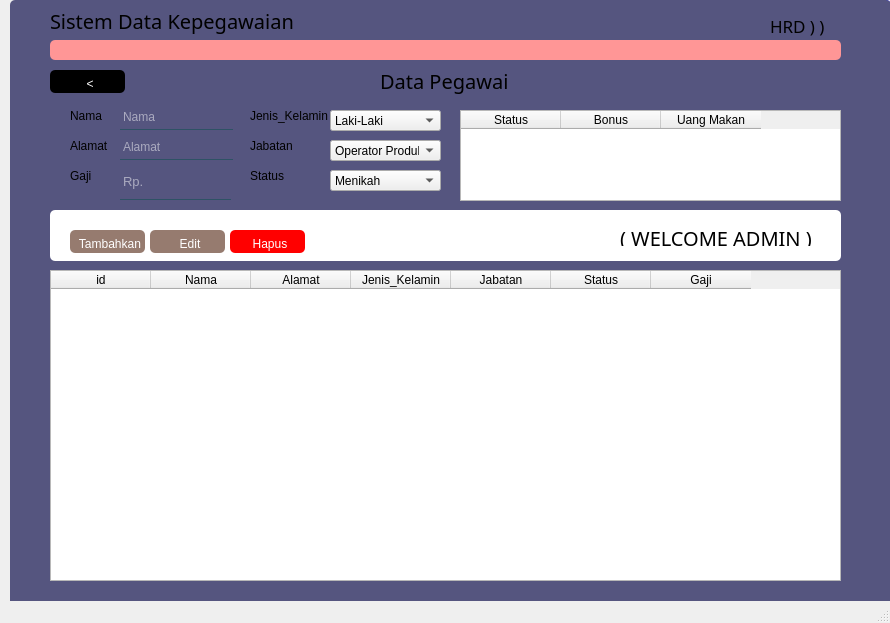
<?xml version="1.0" encoding="UTF-8"?>
<ui version="4.0">
 <class>MainWindow</class>
 <widget class="QMainWindow" name="MainWindow">
  <property name="geometry">
   <rect>
    <x>0</x>
    <y>0</y>
    <width>890</width>
    <height>623</height>
   </rect>
  </property>
  <property name="windowTitle">
   <string>MainWindow</string>
  </property>
  <widget class="QWidget" name="centralwidget">
   <widget class="QLabel" name="label">
    <property name="geometry">
     <rect>
      <x>380</x>
      <y>20</y>
      <width>381</width>
      <height>121</height>
     </rect>
    </property>
    <property name="font">
     <font>
      <family>OCR A Extended</family>
      <pointsize>15</pointsize>
      <weight>50</weight>
      <italic>false</italic>
      <bold>false</bold>
      <underline>false</underline>
     </font>
    </property>
    <property name="text">
     <string>Data Pegawai</string>
    </property>
   </widget>
   <widget class="QTableWidget" name="tableWidget">
    <property name="geometry">
     <rect>
      <x>50</x>
      <y>270</y>
      <width>791</width>
      <height>311</height>
     </rect>
    </property>
    <property name="font">
     <font>
      <weight>50</weight>
      <bold>false</bold>
     </font>
    </property>
    <property name="autoFillBackground">
     <bool>false</bool>
    </property>
    <property name="styleSheet">
     <string notr="true">backgorund-color:black;</string>
    </property>
    <column>
     <property name="text">
      <string>id</string>
     </property>
    </column>
    <column>
     <property name="text">
      <string>Nama</string>
     </property>
    </column>
    <column>
     <property name="text">
      <string>Alamat</string>
     </property>
    </column>
    <column>
     <property name="text">
      <string>Jenis_Kelamin</string>
     </property>
    </column>
    <column>
     <property name="text">
      <string>Jabatan</string>
     </property>
    </column>
    <column>
     <property name="text">
      <string>Status</string>
     </property>
    </column>
    <column>
     <property name="text">
      <string>Gaji</string>
     </property>
    </column>
   </widget>
   <widget class="QPushButton" name="pushButton">
    <property name="geometry">
     <rect>
      <x>70</x>
      <y>230</y>
      <width>75</width>
      <height>23</height>
     </rect>
    </property>
    <property name="font">
     <font>
      <weight>50</weight>
      <bold>false</bold>
     </font>
    </property>
    <property name="styleSheet">
     <string notr="true">background-color: qlinergradient(spread:pad, x1:0, y1:0, 505682, x2:1, y2:0.477, stop:0 rgba(11, 131, 120, 219), stop:1 rgba(85,98,112,226));
color : rgb(255, 255, 255);
border-radius:5px;

background-color: qlinergradient(spread:pad, x1:0, y1:0, 505682, x2:1, y2:0.477, stop:0 rgba(11, 123, 111, 219), stop:1 rgba(85,81,84,226));

padding-left:5px;
padding-top:5px;
background-color:rgba(150, 123, 111, 255);
</string>
    </property>
    <property name="text">
     <string>Tambahkan</string>
    </property>
    <property name="icon">
     <iconset>
      <normaloff>../../../asus/OneDrive/Gambar/UTS pak opan/tambah-removebg-preview.png</normaloff>../../../asus/OneDrive/Gambar/UTS pak opan/tambah-removebg-preview.png</iconset>
    </property>
   </widget>
   <widget class="QLabel" name="label_2">
    <property name="geometry">
     <rect>
      <x>70</x>
      <y>100</y>
      <width>81</width>
      <height>31</height>
     </rect>
    </property>
    <property name="font">
     <font>
      <weight>50</weight>
      <bold>false</bold>
     </font>
    </property>
    <property name="text">
     <string>Nama</string>
    </property>
   </widget>
   <widget class="QLineEdit" name="lineEdit_2">
    <property name="geometry">
     <rect>
      <x>120</x>
      <y>140</y>
      <width>113</width>
      <height>20</height>
     </rect>
    </property>
    <property name="styleSheet">
     <string notr="true">background-color:rgba(0, 0, 0, 0);
border:1px solid rgba(0, 0, 0, 0);
border-bottom-color:rgba(46, 82, 101, 255);
color:rgba(255, 255, 255);
padding-bottom:7px;</string>
    </property>
    <property name="placeholderText">
     <string>Alamat</string>
    </property>
   </widget>
   <widget class="QLabel" name="label_4">
    <property name="geometry">
     <rect>
      <x>70</x>
      <y>130</y>
      <width>81</width>
      <height>31</height>
     </rect>
    </property>
    <property name="font">
     <font>
      <weight>50</weight>
      <bold>false</bold>
     </font>
    </property>
    <property name="text">
     <string>Alamat</string>
    </property>
   </widget>
   <widget class="QLineEdit" name="lineEdit_3">
    <property name="geometry">
     <rect>
      <x>120</x>
      <y>110</y>
      <width>113</width>
      <height>20</height>
     </rect>
    </property>
    <property name="styleSheet">
     <string notr="true">background-color:rgba(0, 0, 0, 0);
border:1px solid rgba(0, 0, 0, 0);
border-bottom-color:rgba(46, 82, 101, 255);
color:rgba(255, 255, 255);
padding-bottom:7px;</string>
    </property>
    <property name="placeholderText">
     <string>Nama</string>
    </property>
   </widget>
   <widget class="QLabel" name="label_5">
    <property name="geometry">
     <rect>
      <x>250</x>
      <y>100</y>
      <width>81</width>
      <height>31</height>
     </rect>
    </property>
    <property name="text">
     <string>Jenis_Kelamin</string>
    </property>
   </widget>
   <widget class="QPushButton" name="pushButton_2">
    <property name="geometry">
     <rect>
      <x>230</x>
      <y>230</y>
      <width>75</width>
      <height>23</height>
     </rect>
    </property>
    <property name="styleSheet">
     <string notr="true">background-color: qlinergradient(spread:pad, x1:0, y1:0, 505682, x2:1, y2:0.477, stop:0 rgba(11, 131, 120, 219), stop:1 rgba(85,98,112,226));
color : rgb(255, 255, 255);
border-radius:5px;

background-color: qlinergradient(spread:pad, x1:0, y1:0, 505682, x2:1, y2:0.477, stop:0 rgba(11, 123, 111, 219), stop:1 rgba(85,81,84,226));

padding-left:5px;
padding-top:5px;
background-color:red;
</string>
    </property>
    <property name="text">
     <string>Hapus</string>
    </property>
    <property name="icon">
     <iconset>
      <normaloff>../../../asus/OneDrive/Gambar/UTS pak opan/sampah-removebg-preview.png</normaloff>../../../asus/OneDrive/Gambar/UTS pak opan/sampah-removebg-preview.png</iconset>
    </property>
   </widget>
   <widget class="QPushButton" name="pushButton_3">
    <property name="geometry">
     <rect>
      <x>150</x>
      <y>230</y>
      <width>75</width>
      <height>23</height>
     </rect>
    </property>
    <property name="font">
     <font>
      <weight>50</weight>
      <bold>false</bold>
     </font>
    </property>
    <property name="styleSheet">
     <string notr="true">background-color: qlinergradient(spread:pad, x1:0, y1:0, 505682, x2:1, y2:0.477, stop:0 rgba(11, 131, 120, 219), stop:1 rgba(85,98,112,226));
color : rgb(255, 255, 255);
border-radius:5px;

background-color: qlinergradient(spread:pad, x1:0, y1:0, 505682, x2:1, y2:0.477, stop:0 rgba(11, 123, 111, 219), stop:1 rgba(85,81,84,226));

padding-left:5px;
padding-top:5px;
background-color:rgba(150, 123, 111, 255);
</string>
    </property>
    <property name="text">
     <string>Edit</string>
    </property>
    <property name="icon">
     <iconset>
      <normaloff>../../../asus/OneDrive/Gambar/UTS pak opan/edit-removebg-preview.png</normaloff>../../../asus/OneDrive/Gambar/UTS pak opan/edit-removebg-preview.png</iconset>
    </property>
   </widget>
   <widget class="QLabel" name="label_6">
    <property name="geometry">
     <rect>
      <x>250</x>
      <y>130</y>
      <width>81</width>
      <height>31</height>
     </rect>
    </property>
    <property name="text">
     <string>Jabatan</string>
    </property>
   </widget>
   <widget class="QComboBox" name="comboBox">
    <property name="geometry">
     <rect>
      <x>330</x>
      <y>110</y>
      <width>111</width>
      <height>21</height>
     </rect>
    </property>
    <property name="styleSheet">
     <string notr="true"/>
    </property>
    <item>
     <property name="text">
      <string>Laki-Laki</string>
     </property>
    </item>
    <item>
     <property name="text">
      <string>Perempuan</string>
     </property>
    </item>
   </widget>
   <widget class="QLabel" name="label_9">
    <property name="geometry">
     <rect>
      <x>-70</x>
      <y>670</y>
      <width>1051</width>
      <height>661</height>
     </rect>
    </property>
    <property name="text">
     <string/>
    </property>
    <property name="pixmap">
     <pixmap>../../../asus/Downloads/WhatsApp_Image_2024-04-25_at_12.57.12_c3b880b1-removebg-preview.png</pixmap>
    </property>
    <property name="scaledContents">
     <bool>true</bool>
    </property>
   </widget>
   <widget class="QComboBox" name="comboBox_2">
    <property name="geometry">
     <rect>
      <x>330</x>
      <y>140</y>
      <width>111</width>
      <height>21</height>
     </rect>
    </property>
    <item>
     <property name="text">
      <string>Operator Produksi</string>
     </property>
    </item>
    <item>
     <property name="text">
      <string>Leader Produksi</string>
     </property>
    </item>
    <item>
     <property name="text">
      <string>Administrasi</string>
     </property>
    </item>
    <item>
     <property name="text">
      <string>Front Office</string>
     </property>
    </item>
    <item>
     <property name="text">
      <string>IT Support</string>
     </property>
    </item>
    <item>
     <property name="text">
      <string>Admin IT</string>
     </property>
    </item>
    <item>
     <property name="text">
      <string>Gudang</string>
     </property>
    </item>
    <item>
     <property name="text">
      <string/>
     </property>
    </item>
   </widget>
   <widget class="QLabel" name="label_7">
    <property name="geometry">
     <rect>
      <x>250</x>
      <y>160</y>
      <width>81</width>
      <height>31</height>
     </rect>
    </property>
    <property name="text">
     <string>Status</string>
    </property>
   </widget>
   <widget class="QComboBox" name="comboBox_4">
    <property name="geometry">
     <rect>
      <x>330</x>
      <y>170</y>
      <width>111</width>
      <height>21</height>
     </rect>
    </property>
    <item>
     <property name="text">
      <string>Menikah</string>
     </property>
    </item>
    <item>
     <property name="text">
      <string>Lajang</string>
     </property>
    </item>
    <item>
     <property name="text">
      <string>Cerai</string>
     </property>
    </item>
   </widget>
   <widget class="QTableWidget" name="tableWidget_2">
    <property name="geometry">
     <rect>
      <x>460</x>
      <y>110</y>
      <width>381</width>
      <height>91</height>
     </rect>
    </property>
    <column>
     <property name="text">
      <string>Status</string>
     </property>
    </column>
    <column>
     <property name="text">
      <string>Bonus</string>
     </property>
    </column>
    <column>
     <property name="text">
      <string>Uang Makan</string>
     </property>
    </column>
   </widget>
   <widget class="QLabel" name="label_10">
    <property name="geometry">
     <rect>
      <x>70</x>
      <y>160</y>
      <width>81</width>
      <height>31</height>
     </rect>
    </property>
    <property name="text">
     <string>Gaji</string>
    </property>
   </widget>
   <widget class="QPushButton" name="pushButton_4">
    <property name="geometry">
     <rect>
      <x>50</x>
      <y>70</y>
      <width>75</width>
      <height>23</height>
     </rect>
    </property>
    <property name="styleSheet">
     <string notr="true">background-color: qlinergradient(spread:pad, x1:0, y1:0, 505682, x2:1, y2:0.477, stop:0 rgba(11, 131, 120, 219), stop:1 rgba(85,98,112,226));
color : rgb(255, 255, 255);
border-radius:5px;

background-color: qlinergradient(spread:pad, x1:0, y1:0, 505682, x2:1, y2:0.477, stop:0 rgba(11, 123, 111, 219), stop:1 rgba(85,81,84,226));

padding-left:5px;
padding-top:5px;
background-color:marron;
</string>
    </property>
    <property name="text">
     <string>&lt;</string>
    </property>
   </widget>
   <widget class="Line" name="line">
    <property name="geometry">
     <rect>
      <x>50</x>
      <y>40</y>
      <width>791</width>
      <height>20</height>
     </rect>
    </property>
    <property name="styleSheet">
     <string notr="true">background-color: qlinergradient(spread:pad, x1:0, y1:0, 505682, x2:1, y2:0.477, stop:0 rgba(11, 131, 120, 219), stop:1 rgba(85,98,112,226));
color : rgb(255, 255, 255);
border-radius:5px;

background-color: qlinergradient(spread:pad, x1:0, y1:0, 505682, x2:1, y2:0.477, stop:0 rgba(11, 123, 111, 219), stop:1 rgba(85,81,84,226));

padding-left:5px;
padding-top:5px;
background-color:rgba(255,150,150);
</string>
    </property>
    <property name="orientation">
     <enum>Qt::Horizontal</enum>
    </property>
   </widget>
   <widget class="QLabel" name="label_3">
    <property name="geometry">
     <rect>
      <x>50</x>
      <y>-40</y>
      <width>381</width>
      <height>121</height>
     </rect>
    </property>
    <property name="font">
     <font>
      <family>OCR A Extended</family>
      <pointsize>15</pointsize>
      <weight>50</weight>
      <italic>false</italic>
      <bold>false</bold>
      <underline>false</underline>
     </font>
    </property>
    <property name="text">
     <string>Sistem Data Kepegawaian</string>
    </property>
   </widget>
   <widget class="QLabel" name="label_8">
    <property name="geometry">
     <rect>
      <x>770</x>
      <y>10</y>
      <width>81</width>
      <height>31</height>
     </rect>
    </property>
    <property name="font">
     <font>
      <family>OCR A Extended</family>
      <pointsize>13</pointsize>
     </font>
    </property>
    <property name="text">
     <string>HRD ) )</string>
    </property>
   </widget>
   <widget class="QLabel" name="label_11">
    <property name="geometry">
     <rect>
      <x>670</x>
      <y>0</y>
      <width>221</width>
      <height>601</height>
     </rect>
    </property>
    <property name="styleSheet">
     <string notr="true">background-color: qlinergradient(spread:pad, x1:0, y1:0, 505682, x2:1, y2:0.477, stop:0 rgba(11, 131, 120, 219), stop:1 rgba(85,98,112,226));
color : rgb(255, 255, 255);
border-radius:5px;

background-color: qlinergradient(spread:pad, x1:0, y1:0, 505682, x2:1, y2:0.477, stop:0 rgba(11, 123, 111, 219), stop:1 rgba(85,81,84,226));

padding-left:5px;
padding-top:5px;
background-color:blue;
</string>
    </property>
    <property name="text">
     <string/>
    </property>
   </widget>
   <widget class="QLabel" name="label_12">
    <property name="geometry">
     <rect>
      <x>10</x>
      <y>0</y>
      <width>881</width>
      <height>611</height>
     </rect>
    </property>
    <property name="styleSheet">
     <string notr="true">background-color: qlinergradient(spread:pad, x1:0, y1:0, 505682, x2:1, y2:0.477, stop:0 rgba(11, 131, 120, 219), stop:1 rgba(85,98,112,226));
color : rgb(255, 255, 255);
border-radius:5px;

background-color: qlinergradient(spread:pad, x1:0, y1:0, 505682, x2:1, y2:0.477, stop:0 rgba(11, 123, 111, 219), stop:1 rgba(85,81,84,226));

padding-left:5px;
padding-top:5px;
background-color:rgba(85,85,127);
</string>
    </property>
    <property name="text">
     <string/>
    </property>
   </widget>
   <widget class="QLineEdit" name="lineEdit_5">
    <property name="geometry">
     <rect>
      <x>120</x>
      <y>170</y>
      <width>111</width>
      <height>30</height>
     </rect>
    </property>
    <property name="font">
     <font>
      <pointsize>10</pointsize>
     </font>
    </property>
    <property name="styleSheet">
     <string notr="true">background-color:rgba(0, 0, 0, 0);
border:1px solid rgba(0, 0, 0, 0);
border-bottom-color:rgba(46, 82, 101, 255);
color:rgba(255, 255, 255);
padding-bottom:7px;</string>
    </property>
    <property name="text">
     <string/>
    </property>
    <property name="echoMode">
     <enum>QLineEdit::Normal</enum>
    </property>
    <property name="placeholderText">
     <string>Rp.</string>
    </property>
   </widget>
   <widget class="QLabel" name="label_13">
    <property name="geometry">
     <rect>
      <x>50</x>
      <y>210</y>
      <width>791</width>
      <height>51</height>
     </rect>
    </property>
    <property name="styleSheet">
     <string notr="true">background-color: qlinergradient(spread:pad, x1:0, y1:0, 505682, x2:1, y2:0.477, stop:0 rgba(11, 131, 120, 219), stop:1 rgba(85,98,112,226));
color : rgb(255, 255, 255);
border-radius:5px;

background-color: qlinergradient(spread:pad, x1:0, y1:0, 505682, x2:1, y2:0.477, stop:0 rgba(11, 123, 111, 219), stop:1 rgba(85,81,84,226));

padding-left:5px;
padding-top:5px;
background-color:white;
</string>
    </property>
    <property name="text">
     <string/>
    </property>
   </widget>
   <widget class="QLabel" name="label_14">
    <property name="geometry">
     <rect>
      <x>620</x>
      <y>230</y>
      <width>241</width>
      <height>16</height>
     </rect>
    </property>
    <property name="font">
     <font>
      <family>Rockwell</family>
      <pointsize>15</pointsize>
     </font>
    </property>
    <property name="text">
     <string>( WELCOME ADMIN )</string>
    </property>
   </widget>
   <zorder>label_11</zorder>
   <zorder>label_12</zorder>
   <zorder>label_13</zorder>
   <zorder>label_9</zorder>
   <zorder>label</zorder>
   <zorder>tableWidget</zorder>
   <zorder>pushButton</zorder>
   <zorder>label_2</zorder>
   <zorder>lineEdit_2</zorder>
   <zorder>label_4</zorder>
   <zorder>lineEdit_3</zorder>
   <zorder>label_5</zorder>
   <zorder>pushButton_2</zorder>
   <zorder>pushButton_3</zorder>
   <zorder>label_6</zorder>
   <zorder>comboBox</zorder>
   <zorder>comboBox_2</zorder>
   <zorder>label_7</zorder>
   <zorder>comboBox_4</zorder>
   <zorder>tableWidget_2</zorder>
   <zorder>label_10</zorder>
   <zorder>pushButton_4</zorder>
   <zorder>label_3</zorder>
   <zorder>label_8</zorder>
   <zorder>line</zorder>
   <zorder>lineEdit_5</zorder>
   <zorder>label_14</zorder>
  </widget>
  <widget class="QStatusBar" name="statusbar"/>
 </widget>
 <resources/>
 <connections/>
</ui>
